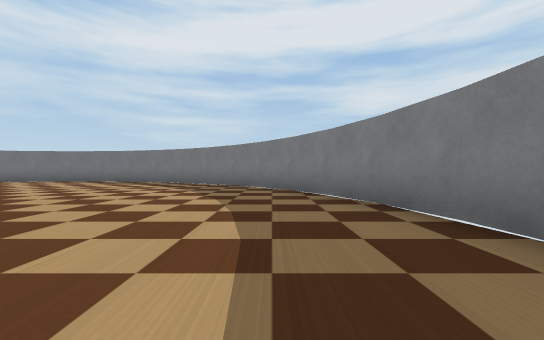
view 1 (above)

12 first-person views from a walk through a world built for the Webots simulator. The camera is 0.19 m above the floor, looks level and sees 90° across. The floor is counted in squares, 0.5 m on a side. Each view is taken from the middle of a square. On the plan, view 1 faces up. The plan holds only what a view shows up to about 9 squares ahead; the rest is blank. Robots are left out. Simple shapes and patterns stand in for the simulator's stock objects.

view 2
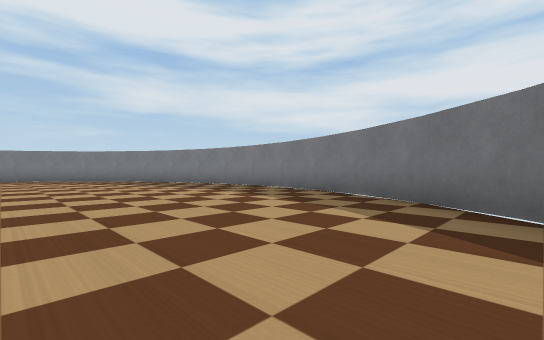

view 3
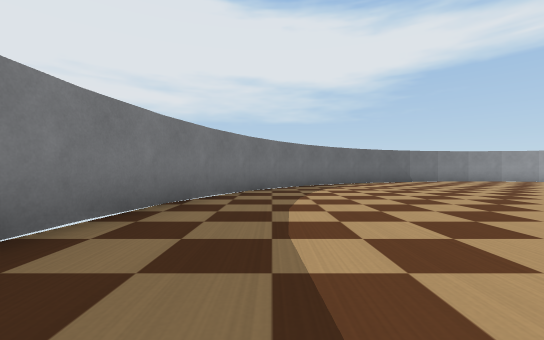

view 4
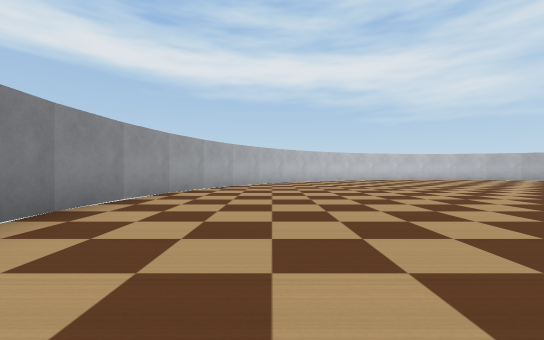

view 5
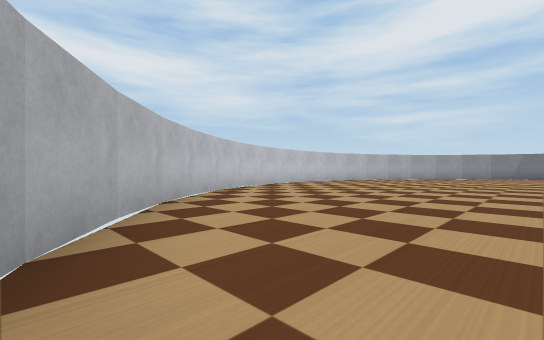

view 6
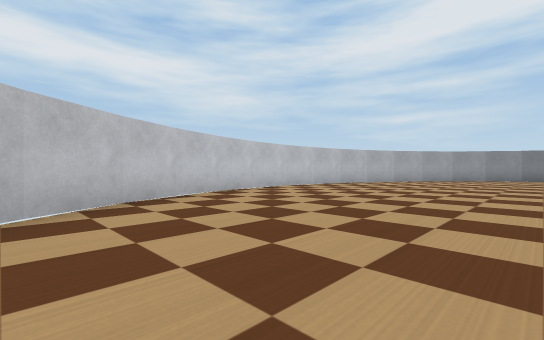

view 7
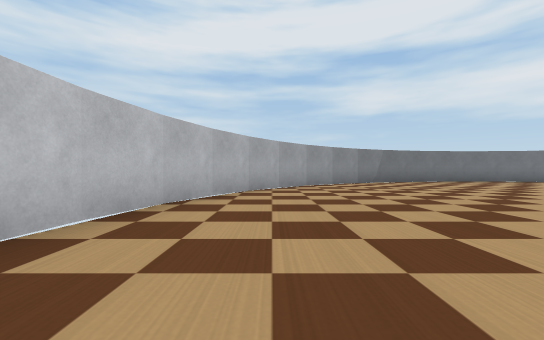

view 8
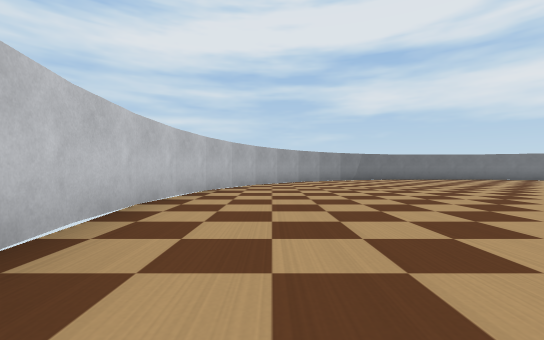

view 9
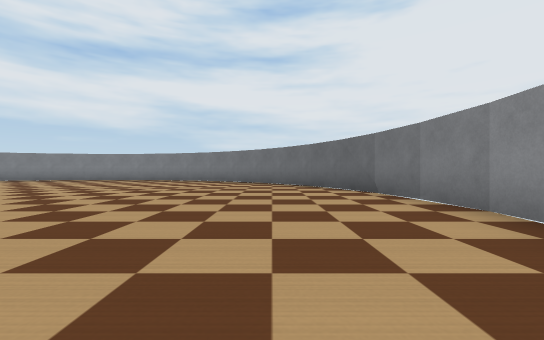

view 10
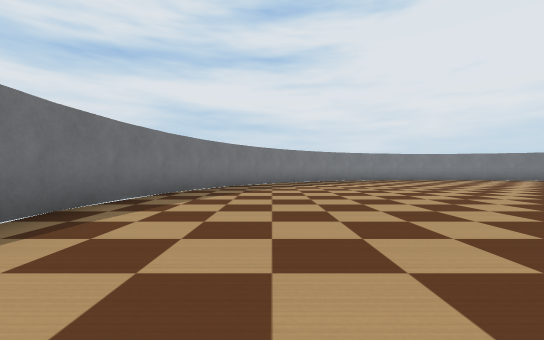

view 11
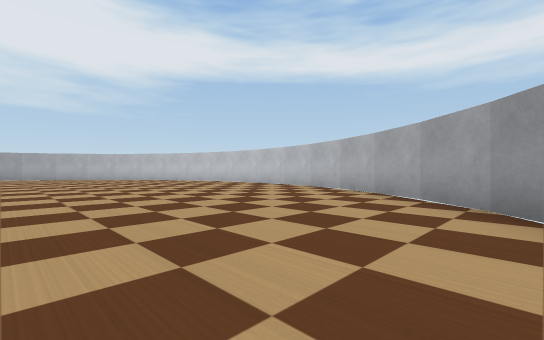

view 12
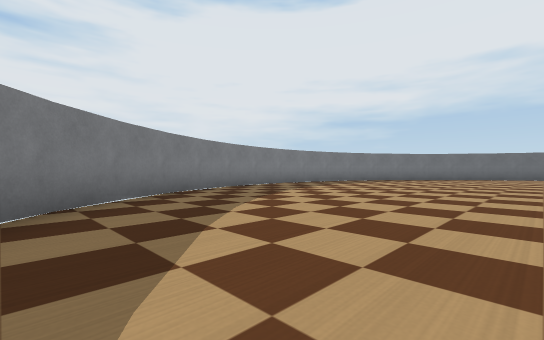

### Floor plan
Points are (right, up) in squares from view 1. A wall is a line through its corners. A room is listed if a view was taken in it or the views show most of it. See-through windows are left out.
Room 1 (views 1, 2, 3, 4, 5, 6, 7, 8, 9, 10, 11, 12)
walls: (-14.4, 0) (-14.2, -1.1) (-13.9, -2.1) (-13.4, -3.1); (-14.4, 2.1) (-14.5, 1); (-14.2, 3.1) (-14.4, 2); (-14.5, 1.1) (-14.4, -0.1); (-13.4, -3) (-12.8, -3.9); (-12.8, 5.9) (-13.4, 5); (-13.4, 5.1) (-13.9, 4.1) (-14.2, 3); (-12.9, -3.8) (-12.1, -4.7); (-12.2, -4.6) (-11.4, -5.4); (-12.1, 6.7) (-12.9, 5.9); (-11.4, -5.3) (-10.4, -6); (-11.3, 7.4) (-12.2, 6.6); (-10.5, -5.9) (-9.5, -6.4); (-10.5, 8) (-11.4, 7.3); (-9.6, -6.4) (-8.6, -6.7) (-7.5, -6.9); (-7.5, 8.9) (-8.6, 8.7); (-7.6, -6.9) (-6.5, -7); (-8.5, 8.8) (-9.5, 8.4) (-10.5, 7.9); (-6.6, -7) (-5.4, -6.9); (-6.5, 9) (-7.6, 8.9); (-5.4, 8.9) (-6.6, 9); (-5.6, -7) (-4.3, -6.7); (-4.4, 8.7) (-5.5, 8.9); (-3.5, -6.4) (-2.4, -5.9); (-4.5, -6.8) (-3.3, -6.4); (-3.4, 8.4) (-4.5, 8.7); (-2.5, -5.9) (-1.6, -5.3); (-2.5, 7.9) (-3.5, 8.4); (-1.7, -5.4) (-0.9, -4.7) (-0.1, -3.8); (-0.8, 6.6) (-1.7, 7.4); (-1.5, 7.3) (-2.6, 8); (-0.2, -3.9) (0.5, -3); (0.4, -3) (0.9, -2); (0.9, 4) (0.4, 5) (-0.2, 5.9); (-0.1, 5.9) (-0.9, 6.7); (1.2, -1.1) (1.4, 0); (1.4, -0.1) (1.5, 1); (0.9, -2.1) (1.2, -1); (1.5, 0.9) (1.4, 2) (1.2, 3.1); (1.3, 3) (0.9, 4.1)

Where each view was taken, in squares from view 1:
view 1: 0 up, 0 right, facing up
view 2: 4 down, 3 left, facing up-right
view 3: 2 up, 0 right, facing down
view 4: 5 down, 4 left, facing left
view 5: 6 down, 9 left, facing up-left
view 6: 4 down, 10 left, facing up-left
view 7: 0 up, 13 left, facing up
view 8: 2 down, 13 left, facing up
view 9: 5 down, 9 left, facing right
view 10: 7 up, 9 left, facing right
view 11: 7 up, 9 left, facing down-left
view 12: 7 up, 4 left, facing down-right
